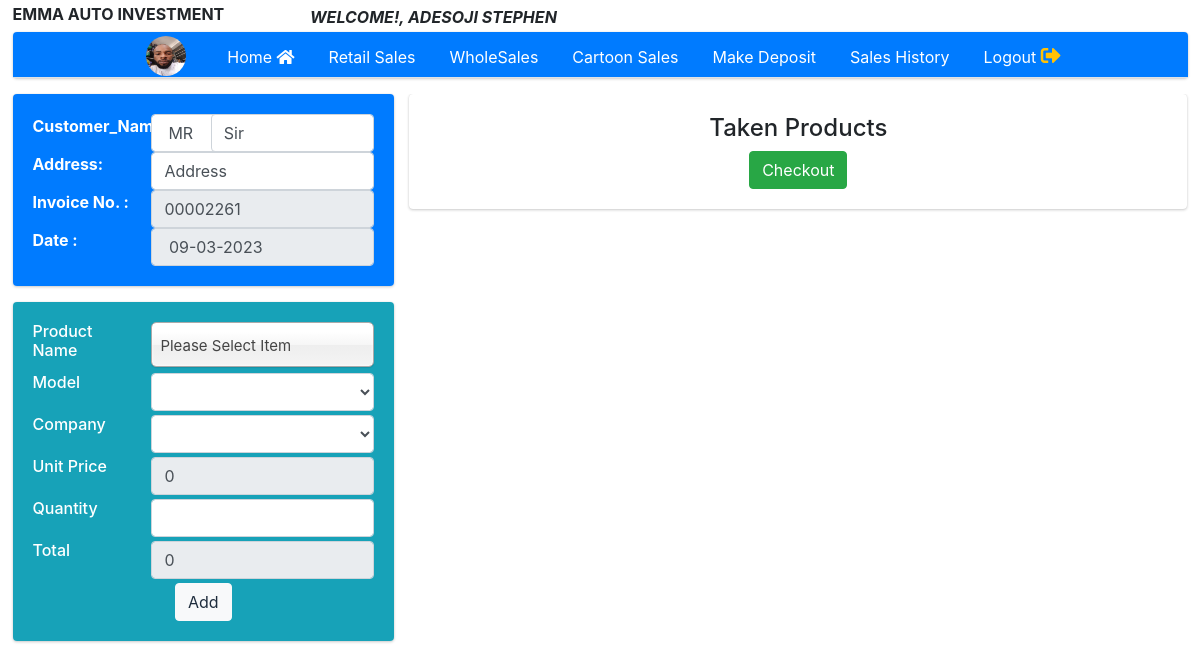
The app's page /staff/retail.php (signed in) with its own data.
### tables this page shows
CREATE TABLE `registered` (
  `id` int(11) NOT NULL AUTO_INCREMENT,
  `firstname` varchar(255) NOT NULL,
  `lastname` varchar(255) NOT NULL,
  `username` varchar(255) NOT NULL,
  `password` varchar(255) NOT NULL,
  `role` varchar(10) NOT NULL,
  `passport` varchar(255) NOT NULL,
  `status` varchar(10) NOT NULL,
  `date_registered` timestamp NOT NULL DEFAULT current_timestamp(),
  PRIMARY KEY (`id`)
);

CREATE TABLE `sales` (
  `id` int(11) NOT NULL AUTO_INCREMENT,
  `customer_name` varchar(255) NOT NULL,
  `address` varchar(255) NOT NULL,
  `invoice_no` varchar(255) NOT NULL,
  `payment_type` varchar(255) NOT NULL,
  `customer_type` varchar(255) NOT NULL,
  `total` varchar(255) NOT NULL,
  `cash` varchar(255) NOT NULL,
  `transfer` varchar(255) NOT NULL,
  `pos` varchar(250) NOT NULL,
  `old_deposit` varchar(250) NOT NULL,
  `deposit` varchar(255) NOT NULL,
  `transport` varchar(250) NOT NULL,
  `balance` varchar(255) NOT NULL,
  `staff_name` varchar(255) NOT NULL,
  `date` varchar(255) NOT NULL,
  `username` varchar(255) NOT NULL,
  `bank` varchar(255) NOT NULL,
  PRIMARY KEY (`id`)
);

### staff/classes/Model.php (the view, shortened to what this page needs)
<?php
class Model extends DB
{
    public function displayPassport()
    {
        $username = $_SESSION["staffusername"];
        $select = mysqli_query($this->connect(), "SELECT * FROM registered WHERE username = '$username'");
        $result = mysqli_fetch_array($select);
        echo $result["passport"];
    }
}

### staff/includes/navbar.php (shortened to what this page needs)
<div class="card card-primary card-tabs">
  <div class="card-header p-0 pt-1">
    <ul class="nav nav-tabs justify-content-center" role="tablist">
    <li class="nav-item px-4">
        <a class="nav-brand"><img src="<?php $mod = new Model;
      $mod->displayPassport(); ?>" class="rounded-circle" height='40' width="40"></a>
      </li>
      <li class="nav-item">
        <a class="nav-link <?php if ($_SERVER['PHP_SELF'] == '/emma_auto_investment/staff/dashboard.php') {
                              echo "active";
                            } ?>" href="dashboard.php" role="tab">Home <i class="fa fa-home"></i></a>
      </li>
      <li class="nav-item">
        <a class="nav-link <?php if ($_SERVER['PHP_SELF'] == '/emma_auto_investment/staff/retail.php') {
                              echo "active";
                            } ?>" href="retail.php" role="tab">Retail Sales</a>
      </li>
      <li class="nav-item">
        <a class="nav-link <?php if ($_SERVER['PHP_SELF'] == '/emma_auto_investment/staff/wholesales.php') {
                              echo "active";
                            } ?>" href="wholesales.php" role="tab">WholeSales</a>
      </li>
      <li class="nav-item">
        <a class="nav-link <?php if ($_SERVER['PHP_SELF'] == '/emma_auto_investment/staff/cartoon.php') {
                              echo "active";
                            } ?>" href="cartoon.php" role="tab">Cartoon Sales</a>
      </li>
      <li class="nav-item">
          <a class="nav-link <?php if ($_SERVER['PHP_SELF'] == '/emma_auto_investment/staff/deposit.php') {
                                echo "active";
                              } ?>" href="deposit.php" role="tab">Make Deposit</a>
        </li>
      <li class="nav-item">
        <a class="nav-link <?php if ($_SERVER['PHP_SELF'] == '/emma_auto_investment/staff/sales_history.php') {
                              echo "active";
                            } ?>" href="sales_history.php" role="tab">Sales History</a>
      </li>
      <li class="nav-item" style="float:right">
        <a class="nav-link" href="staff_logout.php" role="tab"> Logout <i class="text-warning text-lg fa fa-sign-out-alt"></i></a>
      </li>
  </div>
</div>
</div>
</div>

### staff/retail.php (shortened to what this page needs)
<?php
include "includes/header.php";
include "includes/head.php";
include "includes/navbar.php";
$ctr = new Controller();
$ctr->customerDelete();
?>
<section class="content">
  <form action="" method="post">
    <div class="container-fluid">
      <div class="row">
        <div class="col-sm-12 col-md-4 col-lg-4 col-xl-4">
          <div class="card card-primary">
            <div class="card-body bg-primary rounded">
              <div class="row">
                <div class="col-sm-4"><label for="">Customer_Name: </label></div>
                <div class="col-sm-8">
                  <div class="row">
                    <div class="col-md-3">
                      <select id="title" name="title" class="form-control" style="width: 80px;">
                        <option value="MR">MR</option>
                      </select>
                    </div>
                    <div class="col-md 9">
                      <input list="list-customers" class="form-control" id="customer_name" onclick="select()" name="customer_name" value="Sir">
                    </div>
                  </div>
                </div>
                <div class="col-sm-4"><label for="">Address: </label></div>
                <div class="col-sm-8">
                  <input list="list-address" class="form-control" id="address" name="address" onclick="select()" value="Address">
                </div>
                <div class="col-sm-4"><label for="">Invoice No. : </label></div>
                <div class="col-sm-8" id="invoice_no"> <input type="text" class="form-control" name="invoice_no" value="<?php $ctr->random() ?>" readonly>
                </div>
                <div class="col-sm-4"><label for="">Date : </label></div>
                <div class="col-sm-8">
                  <input type="text" class="form-control" name="date" value="<?php echo date(" d-m-Y") ?>" readonly>
                </div>
              </div>
            </div>
          </div>
          <div class="card card-primary">
            <div class="card-body bg-info rounded">
              <div class="row">
                <div class="col-sm-4">
                  <h6>Product Name</h6>
                </div>
                <div class="col-sm-8">
                  <select class="form-control chosen" name="productname" onchange="selectProduct(this.value)" id="productname">
                    <option value="">Please Select Item</option>
                  </select>
                </div>
                <div class="col-sm-4 pt-1">
                  <h6>Model</h6>
                </div>
                <div class="col-sm-8 pt-1">
                  <div id="modeldev">
                    <select class="form-control">
                      <option value=""></option>
                    </select>
                  </div>
                </div>
                <div class="col-sm-4 pt-1">
                  <h6>Company</h6>
                </div>
                <div class="col-sm-8 pt-1">
                  <div id="manufacturerdev">
                    <select class="form-control">
                      <option value=""></option>
                    </select>
                  </div>
                </div>
              </div>
              <div class="row" id="rPriceQty">
                <div class="col-sm-4 pt-1">
                  <h6>Unit Price</h6>
                </div>
                <div class="col-sm-8 pt-1">
                  <div id="rpriceDiv">
                    <input type="text" class="form-control" readonly value="0">
                  </div>
                </div>
                <div class="col-sm-4 pt-1">
                  <h6>Quantity</h6>
                </div>
                <div class="col-sm-8 pt-1">
                  <div id="demo">
                    <input type="text" class="form-control" value="">
                  </div>
                </div>
              </div>
              <div class="row">
                <div class="col-sm-4 pt-1">
                  <h6>Total</h6>
                </div>
                <div class="col-sm-8 pt-1">
                  <input type="text" class="form-control" id="total" value="0" readonly>
                </div>
              </div>
              <div class="text-center pt-1"> <input type="button"  class="btn btn-light" value="Add" onclick="addIntoCart()">
              </div>
            </div>
          </div>
        </div>
        <div class="col-sm-12 col-md-8 col-lg-8 col-xl-8" style='width: autopx;
              height: 75vh;
              overflow: scroll;'>
          <div class="card card-primary">
            <div class="card-body">
              <div style=" background-color: rgb(255, 255, 255);">
                <center>
                  <h4>Taken Products</h4>
                </center>
                <center>
                  <input type="submit" id="generate_bill" name="generate_bill" value="Checkout" class="btn btn-success">
                </center>
              </div>
            </div>
          </div>
        </div>
      </div>
    </div>
  </form>
</section>
<?php
include "includes/footer.php";
?>

### assets/css/watermark.css (style rules this page uses)
body { margin: 5px; }

### records on screen
registered: passport (picture)
sales: invoice_no "00002261"

### other values on screen
$_SESSION["staffname"] "ADESOJI STEPHEN"
